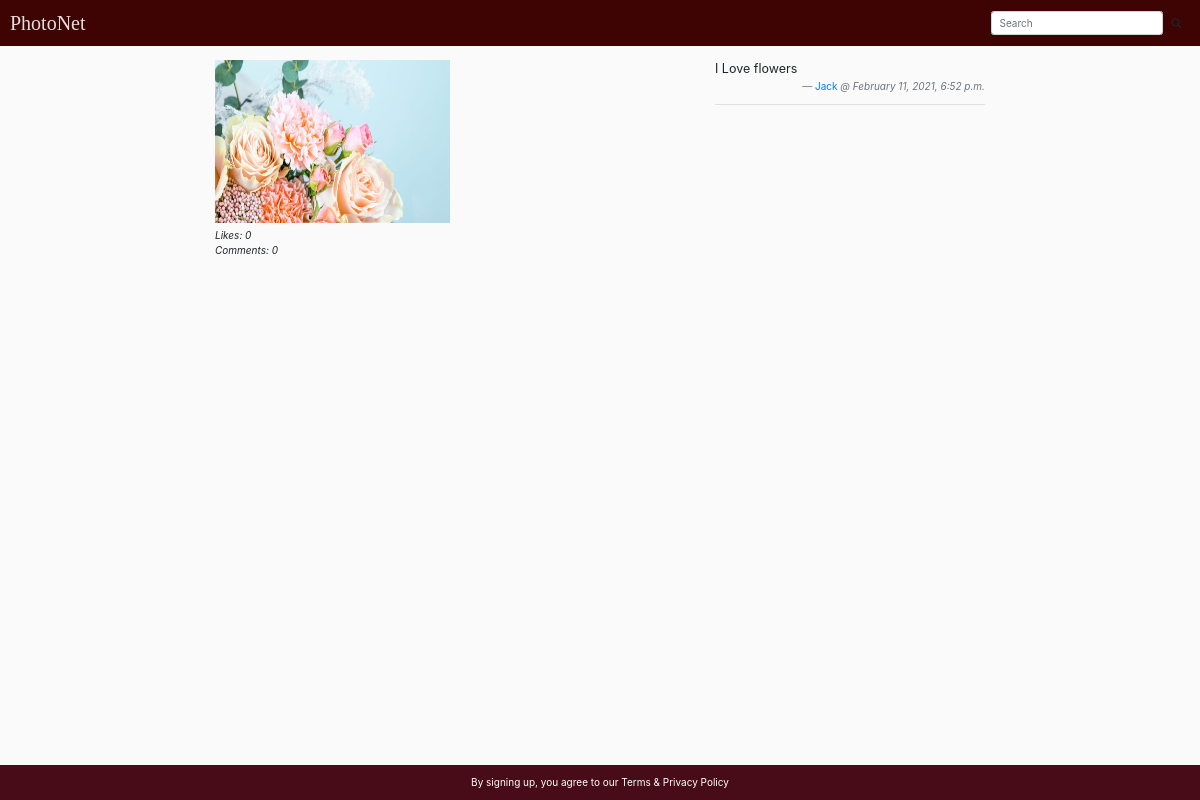
Screenshot of /post/2 with the database file from the repository.
### album/models.py (models this page shows)
class Post(models.Model):
    author = models.ForeignKey(UserExtended, on_delete=models.CASCADE, related_name="user_posts")
    image = models.ImageField(upload_to=get_image_upload_path)
    description = models.TextField(default="")
    created = models.DateTimeField(auto_now_add=True)
    liked = models.ManyToManyField(UserExtended, related_name="liked_posts")
    comments = models.ManyToManyField("Comment", related_name="commented_posts")

class UserExtended(models.Model):
    user = models.OneToOneField(User, on_delete=models.CASCADE)
    avatar = models.ImageField(upload_to=get_avatar_upload_path, default="no_avatar.png")
    following = models.ManyToManyField("self", symmetrical=False, related_name="followers")

### album/views.py (the view)
# urls.py: path("post/<post_id>", views.post, name="post"),
def post(request, post_id):
    if request.method == "POST":
        return HttpResponseNotAllowed(["GET"])
    context = {
        "post": Post.objects.get(id=post_id),
        "comments": Comment.objects.filter(post__id=post_id).order_by("-created")
    }
    user_id = request.user.id
    user_liked = False
    if user_id is not None and user_id in [x.user.id for x in context["post"].liked.all()]:
        user_liked = True
    context["user_liked"] = user_liked
    return render(request, "album/post.html", context)

### album/templates/album/post.html (shortened to what this page needs)
{% extends "album/layout.html" %} {% load static %} {% block title %} {{ post.author.user.username }}'s photo | PhotoNet {% endblock %}  {% block main %}
<div class="container-fluid">
    <div class="row">
        <div class="col-12 col-lg-6 offset-lg-1 col-xl-5 offset-xl-2">
            <img class="img-post" src="{{ post.image.url }}" alt="{{ post.author.user.username}} photo" title="{{ post.author.user.username}} photo">
            <div class="row" id="photo-info">
                <div class="col col-lg col-xl text-left">
                    <p>Likes: <span id="likes-count">{{ post.liked.count }}</span></p>
                    <p>Comments: <span id="comments-count">{{ post.comments.count }}</span></p>
                </div>
            </div>
        </div>
        <div class="col-12 col-lg-4 col-xl-3">
            <div class="post-info">
                <blockquote class="blockquote">
                    <p class="mb-0">{{ post.description }}</p>
                    <footer class="blockquote-footer text-right"><a href="{% url 'user' post.author.user.id %}">{{ post.author.user.username }}</a> <cite title="{{ post.created }}">@ {{ post.created|date:"F j, Y, g:i a" }}</cite></footer>
                </blockquote>
            </div>
            <hr>
        </div>
    </div>
</div>
{% endblock %}

### album/static/album/CSS/style.css (style rules this page uses)
#photo-info { margin-top: 0.5em; }
#photo-info div p { font-style: italic; }
#photo-info div p:not(:last-child) { margin-bottom: 0; }
* { margin: 0px; padding: 0px; }
body { background-color: #eee; }
*, *::before, *::after { margin: 0; padding: 0; box-sizing: inherit; }
html { font-size: 10px; box-sizing: border-box; }
.img-post { width: 50%; height: 100%; max-width: 90%; }
a { text-decoration: none; }
body { background-color: #fafafa; }
footer { padding: 0rem 0; }
.row { display: -ms-flexbox; display: flex; -ms-flex-wrap: wrap; flex-wrap: wrap; margin-right: -15px; margin-left: -15px; margin-top: 30px; }

### rows the page displays
Post: image (picture), liked.count "0", comments.count "0", description "I Love flowers", author.user.username "Jack", created "February 11, 2021, 6:52 p.m."
